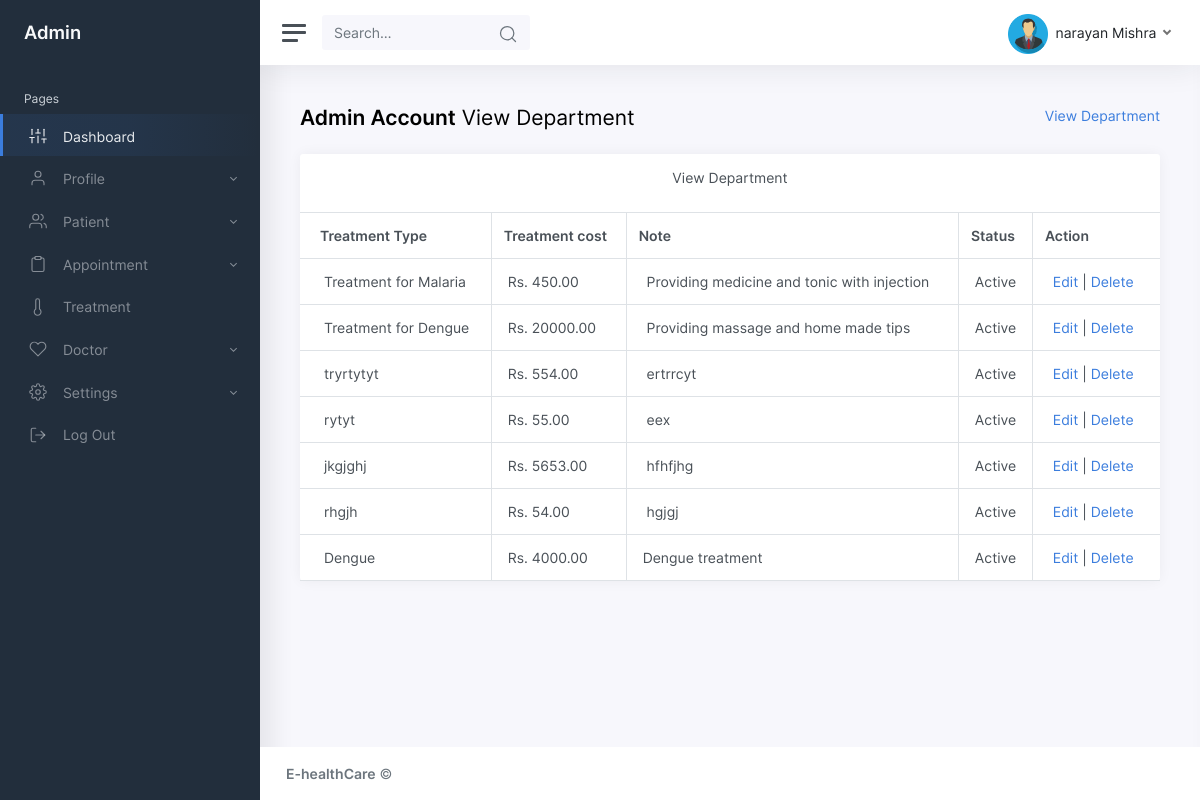
The app's page /admin/viewtreatment.php (signed in) with its own data.
### tables this page shows
CREATE TABLE `treatment` (
  `treatmentid` int(10) NOT NULL,
  `treatmenttype` varchar(25) NOT NULL,
  `treatment_cost` decimal(10,2) NOT NULL,
  `note` text NOT NULL,
  `status` varchar(10) NOT NULL
);

### admin/viewtreatment.php (the view, shortened to what this page needs)
<!DOCTYPE html>
<html lang="en">
<head>
  <link href="css/app.css" rel="stylesheet">
</head>
<body>
  <div class="wrapper">
    <?php include("menu.php");?>
    <div class="main">
            <?php include("header.php");?>
      <main class="content">
        <div class="container-fluid p-0">
          <div class="row mb-2 mb-xl-3">
                      <div class="col-auto d-none d-sm-block">
              <h3><strong>Admin Account</strong> View Department</h3>
            </div>
            <div class="col-auto ml-auto text-right mt-n1">
              <nav aria-label="breadcrumb">
                <ol class="breadcrumb bg-transparent p-0 mt-1 mb-0">
                  <li class="breadcrumb-item"><a href="#">View Department</a></li>
                </ol>
              </nav>
            </div>
          </div>
                 <div class="row">
                  <div class="col-12 col-xl-12">
              <div class="card">
                <div class="card-header">
                  <h5 class="card-title text-center">View Department</h5>
                </div>
                <table class="table table-bordered">
                  <thead>
                    <tr>
                        <td><strong>Treatment Type</strong></td>
          <td><strong>Treatment cost</strong></td>
          <td><strong>Note</strong></td>
          <td><strong>Status</strong></td>
          <?php
          if(isset($_SESSION[adminid]))
    {
    ?>
          <td><strong>Action</strong></td>
          <?php
    }
    ?>
                    </tr>
                  </thead>
                  <tbody>
     <?php
    $sql ="SELECT * FROM treatment";
    $qsql = mysqli_query($con,$sql);
    while($rs = mysqli_fetch_array($qsql))
    {
        echo "<tr>
          <td>&nbsp;$rs[treatmenttype]</td>
      <td>&nbsp;Rs. $rs[treatment_cost]</td>
          <td>&nbsp;$rs[note]</td>
       <td>&nbsp;$rs[status]</td>";
    if(isset($_SESSION[adminid]))
    {
    echo "<td>&nbsp;
        <a href='treatment.php?editid=$rs[treatmentid]'>Edit</a> | <a href='viewtreatment.php?delid=$rs[treatmentid]'>Delete</a> </td>";
      }
        echo "</tr>";
    }
    ?>
  </tbody>
                </table>
              </div>
            </div>
                 </div>
        </div>
      </main>
      <?php include("footer.php");?>
    </div>
  </div>
</body>
</html>

### admin/header.php (shortened to what this page needs)
<?php
include("dbconnection.php");
if(!isset($_SESSION['adminid']))
{
  echo "<script>window.location='adminlogin.php';</script>";
}
else
{
  $sql = "SELECT adminname FROM admin  WHERE adminid='$_SESSION[adminid]'";
  $qsql = mysqli_query($con,$sql);
  $rsprofile=  mysqli_fetch_array($qsql);
  ?>
<nav class="navbar navbar-expand navbar-light navbar-bg">
				<a class="sidebar-toggle d-flex">
          <i class="hamburger align-self-center"></i>
        </a>
				<form class="d-none d-sm-inline-block">
					<div class="input-group input-group-navbar">
						<input type="text" class="form-control" placeholder="Search…" aria-label="Search" disabled="">
						<button class="btn" type="button">
              <i class="align-middle" data-feather="search"></i>
            </button>
					</div>
				</form>
				<div class="navbar-collapse collapse">
					<ul class="navbar-nav navbar-align">
						<li class="nav-item dropdown">
							<a class="nav-link dropdown-toggle d-none d-sm-inline-block" href="#" data-toggle="dropdown">
                <img src="img/admin.png" class="avatar img-fluid rounded mr-1" alt="Charles Hall" /> <span class="text-dark"><?php echo $rsprofile[adminname]; ?></span>
              </a>
						</li>
					</ul>
				</div>
			</nav>
			<?php }?>

### records on screen
treatment: treatmenttype "Treatment for Malaria", treatment_cost "450.00", note "Providing medicine and tonic with injection", status "Active"
treatment: treatmenttype "Treatment for Dengue", treatment_cost "20000.00", note "Providing massage and home made tips", status "Active"
treatment: treatmenttype "tryrtytyt", treatment_cost "554.00", note "ertrrcyt", status "Active"
treatment: treatmenttype "rytyt", treatment_cost "55.00", note "eex", status "Active"
treatment: treatmenttype "jkgjghj", treatment_cost "5653.00", note "hfhfjhg", status "Active"
treatment: treatmenttype "rhgjh", treatment_cost "54.00", note "hgjgj", status "Active"
treatment: treatmenttype "Dengue", treatment_cost "4000.00", note "Dengue treatment", status "Active"

### other values on screen
$rsprofile[adminname] "narayan Mishra"
